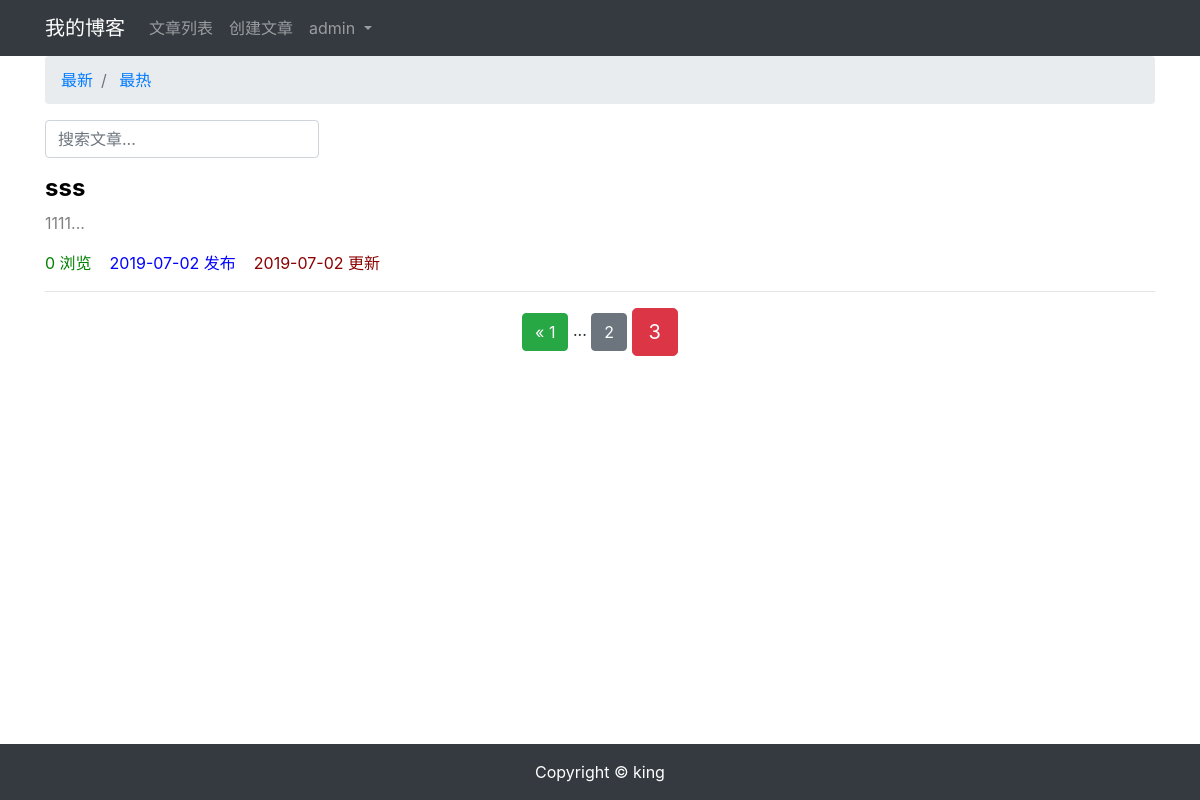
Screenshot of /article/article-list/?page=3 (signed in) with the database file from the repository.
### article/models.py (models this page shows, shortened)
class User(AbstractUser):
    class Meta(AbstractUser.Meta):
        verbose_name = '用户'
        verbose_name_plural = '用户'

class ArticlePost(models.Model):
    author = models.ForeignKey(User, on_delete=models.CASCADE)
    title = models.CharField(max_length=100)
    body = models.TextField()
    views_counts = models.PositiveIntegerField(default=0)
    created = models.DateTimeField(default=timezone.now)
    updated = models.DateTimeField(auto_now=True)
    class Meta:
        ordering = ('-views_counts',)
        verbose_name = '文章'
        verbose_name_plural = verbose_name

### article/views.py (the view)
# urls.py: path('article-list/', views.article_list, name='article_list'),
def article_list(request):
    search = request.GET.get('search')
    order = request.GET.get('order')
    if search:
        if order == 'views_counts':
            article_list = ArticlePost.objects.filter(
                Q(title__icontains=search) |
                Q(body__icontains=search)
            ).order_by('-views_counts')
        else:
            article_list = ArticlePost.objects.filter(
                Q(title__icontains=search) |
                Q(body__icontains=search)
            )
    else:
        search = ''
        if order == 'total_views':
            article_list = ArticlePost.objects.all().order_by('-total_views')
        else:
            article_list = ArticlePost.objects.all()
    paginator = Paginator(article_list, 5)
    page = request.GET.get('page')
    articles = paginator.get_page(page)
    context = {'articles': articles}
    return render(request, 'article/article_list.html', context)

### templates/article/article_list.html (shortened to what this page needs)
{% extends "base.html" %}
{% load staticfiles %}
{% block content %}
<div class="container">
    <nav aria-label="breadcrumb">
        <ol class="breadcrumb">
            <li class="breadcrumb-item">
                <a href="{% url 'article:article_list' %}?search={{ search }}">
                    最新
                </a>
            </li>
            <li class="breadcrumb-item">
                <a href="{% url 'article:article_list' %}?order=views_counts&search={{ search }}">
                    最热
                </a>
            </li>
        </ol>
    </nav>
    <div class="row">
        <div class="col-auto mr-auto">
            <form class="form-inline">
                <input type="text" class="form-control mb-2 mr-sm-2" name="search" placeholder="搜索文章..." required>
            </form>
        </div>
    </div>
    <div class="row mt-2">
        {% for article in articles %}
        <div class="col-12">
            <h4>
                <b>
                    <a href="{% url 'article:article_detail' article.id %}" style="color: black;">
                        {{ article.title }}
                    </a>
                </b>
            </h4>
            <div>
                <p style="color: gray;">
                    {{ article.body|slice:'100' }}...
                </p>
            </div>
            <p>
                <span style="color: green;">
                    {{ article.views_counts }} 浏览&nbsp;&nbsp;&nbsp;
                </span>
                <span style="color: blue;">
                    {{ article.created|date:'Y-m-d' }} 发布&nbsp;&nbsp;&nbsp;
                </span>
                <span style="color: darkred;">
                    {{ article.updated|date:'Y-m-d' }} 更新
                </span>
            </p>
            <hr>
        </div>
        {% endfor %}
    </div>
    <div class="pagination row">
        <div class="m-auto">
            <span class="step-links">
                {% if articles.has_previous %}
                <a href="?page=1" class="btn btn-success">
                    &laquo; 1
                </a>
                <span>...</span>
                <a href="?page={{ articles.previous_page_number }}" class="btn btn-secondary">
                    {{ articles.previous_page_number }}
                </a>
                {% endif %}
                <span class="current btn btn-danger btn-lg">
                    {{ articles.number }}
                </span>
            </span>
        </div>
    </div>
</div>
{% endblock content %}

### templates/header.html (shortened to what this page needs)
<nav class="navbar navbar-expand-lg navbar-dark bg-dark">
    <div class="container">
        <a class="navbar-brand" href="{% url 'article:index' %}">我的博客</a>
        <div class="collapse navbar-collapse" id="navbarSupportedContent">
            <ul class="navbar-nav">
                <li class="nav-item">
                    <a class="nav-link" href="{% url 'article:article_list' %}">文章列表</a>
                </li>
                {% if user.is_authenticated %}
                <li class="nav-item">
                    <a class="nav-link" href="{% url 'article:article_create' %}">创建文章</a>
                </li>
                <li class="nav-item dropdown">
                    <a class="nav-link dropdown-toggle" href="#" id="navbarDropdown" role="button"
                        data-toggle="dropdown" aria-haspopup="true" aria-expanded="false">
                        {{ user.username }}
                    </a>
                </li>
                {% endif %}
            </ul>
        </div>
    </div>
</nav>

### rows the page displays
User: username "admin"
ArticlePost: title "sss", body "1111", views_counts "0", created "2019-07-02", updated "2019-07-02"

### other values shown
{{ articles.previous_page_number }} "2"
{{ articles.number }} "3"
